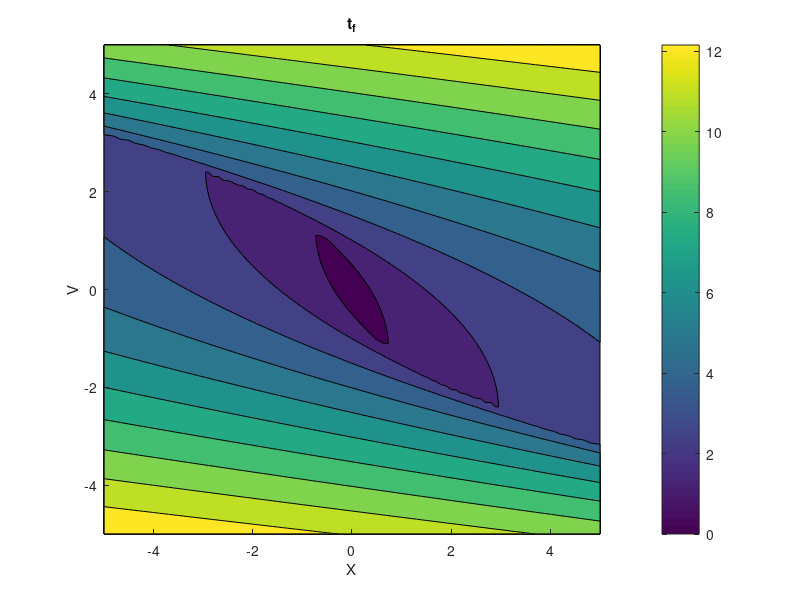

MATLAB code to generate this figure:
clear
close all
clc

%%

u_min = -1;
u_max = 1;
[q_10, q_20] = meshgrid(-5:0.1:5,-5:0.1:5);

use_eqA = q_10 + q_20.*abs(q_20)./(2*u_max) >= 0;
use_eqB = q_10 - q_20.*abs(q_20)./(2*u_min) < 0;

BA = 2.*q_20./u_min;
CA = (q_20.^2 + 2.*(u_max-u_min).*q_10)./(u_min*u_max);

BB = 2.*q_20./u_max;
CB = (q_20.^2 - 2.*(u_max-u_min).*q_10)./(u_min*u_max);

B = use_eqA.*BA + use_eqB.*BB;
C = use_eqA.*CA + use_eqB.*CB;

tf = (-B + sqrt(B.^2 - 4.*C))/2;

figure
hold on
contourf(q_10,q_20,tf)
colorbar
xlabel('X');
ylabel('V');
title('t_f')